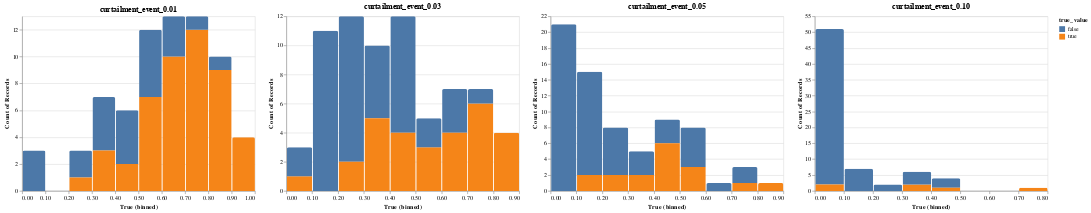

Notebook code for this chart:
### Code cell
charts = []
for col, p in predictions.items():
    c = alt.Chart(
        p, title=f"{col}",
    ).mark_bar(
        cornerRadiusTopLeft=3,
        cornerRadiusTopRight=3
    ).encode(
        alt.X("True", bin=True),
        alt.Y("count(True)"),
        alt.Color("true_value"),
    )
    charts.append(c)
alt.hconcat(*charts)

### Figure 1 — Vega-Lite specification as saved in the notebook (floating-point values rounded to 4 significant figures)
{"config": {"view": {"continuousWidth": 400, "continuousHeight": 300}}, "hconcat": [{"data": {"name": "data-6da7409d06c605cf395abdb5f3b13adc"}, "mark": {"type": "bar", "cornerRadiusTopLeft": 3, "cornerRadiusTopRight": 3}, "encoding": {"color": {"type": "nominal", "field": "true_value"}, "x": {"type": "quantitative", "bin": true, "field": "True"}, "y": {"type": "quantitative", "aggregate": "count", "field": "True"}}, "title": "curtailment_event_0.01"}, {"data": {"name": "data-9a96ec9546523ccd1e745085ad51f97e"}, "mark": {"type": "bar", "cornerRadiusTopLeft": 3, "cornerRadiusTopRight": 3}, "encoding": {"color": {"type": "nominal", "field": "true_value"}, "x": {"type": "quantitative", "bin": true, "field": "True"}, "y": {"type": "quantitative", "aggregate": "count", "field": "True"}}, "title": "curtailment_event_0.03"}, {"data": {"name": "data-e7566aa1c64d1b49d2468fe5ce2fc94a"}, "mark": {"type": "bar", "cornerRadiusTopLeft": 3, "cornerRadiusTopRight": 3}, "encoding": {"color": {"type": "nominal", "field": "true_value"}, "x": {"type": "quantitative", "bin": true, "field": "True"}, "y": {"type": "quantitative", "aggregate": "count", "field": "True"}}, "title": "curtailment_event_0.05"}, {"data": {"name": "data-465643bf1ba1812e78ab643fe1962b9b"}, "mark": {"type": "bar", "cornerRadiusTopLeft": 3, "cornerRadiusTopRight": 3}, "encoding": {"color": {"type": "nominal", "field": "true_value"}, "x": {"type": "quantitative", "bin": true, "field": "True"}, "y": {"type": "quantitative", "aggregate": "count", "field": "True"}}, "title": "curtailment_event_0.10"}], "$schema": "https://vega.github.io/schema/vega-lite/v4.8.1.json", "datasets": {"data-6da7409d06c605cf395abdb5f3b13adc": [{"False": 0.1883, "True": 0.8117, "true_value": true}, {"False": 0.9056, "True": 0.09437, "true_value": false}, {"False": 0.4645, "True": 0.5355, "true_value": true}, {"False": 0.6873, "True": 0.3127, "true_value": false}, {"False": 0.09809, "True": 0.9019, "true_value": true}, {"False": 0.1591, "True": 0.8409, "true_value": false}, {"False": 0.6723, "True": 0.3277, "true_value": true}, {"False": 0.212, "True": 0.788, "true_value": true}, {"False": 0.2759, "True": 0.7241, "true_value": true}, {"False": 0.4773, "True": 0.5227, "true_value": false}, {"False": 0.2823, "True": 0.7177, "true_value": true}, {"False": 0.3961, "True": 0.6039, "true_value": true}, {"False": 0.6939, "True": 0.3061, "true_value": false}, {"False": 0.7668, "True": 0.2332, "true_value": false}, {"False": 0.4394, "True": 0.5606, "true_value": true}, {"False": 0.6459, "True": 0.3541, "true_value": true}, {"False": 0.3503, "True": 0.6497, "true_value": true}, {"False": 0.2651, "True": 0.7349, "true_value": true}, {"False": 0.2424, "True": 0.7576, "true_value": true}, {"False": 0.6204, "True": 0.3796, "true_value": true}, {"False": 0.3383, "True": 0.6617, "true_value": true}, {"False": 0.7041, "True": 0.2959, "true_value": false}, {"False": 0.396, "True": 0.604, "true_value": true}, {"False": 0.2089, "True": 0.7911, "true_value": true}, {"False": 0.246, "True": 0.754, "true_value": true}, {"False": 0.2937, "True": 0.7063, "true_value": true}, {"False": 0.4718, "True": 0.5282, "true_value": false}, {"False": 0.175, "True": 0.825, "true_value": true}, {"False": 0.6095, "True": 0.3905, "true_value": false}, {"False": 0.2135, "True": 0.7865, "true_value": true}, {"False": 0.1172, "True": 0.8828, "true_value": true}, {"False": 0.3668, "True": 0.6332, "true_value": true}, {"False": 0.3048, "True": 0.6952, "true_value": true}, {"False": 0.4351, "True": 0.5649, "true_value": true}, {"False": 0.3799, "True": 0.6201, "true_value": false}, {"False": 0.4395, "True": 0.5605, "true_value": true}, {"False": 0.1077, "True": 0.8923, "true_value": true}, {"False": 0.4978, "True": 0.5022, "true_value": false}, {"False": 0.2217, "True": 0.7783, "true_value": false}, {"False": 0.367, "True": 0.633, "true_value": true}, {"False": 0.2493, "True": 0.7507, "true_value": true}, {"False": 0.2973, "True": 0.7027, "true_value": true}, {"False": 0.5425, "True": 0.4575, "true_value": false}, {"False": 0.3008, "True": 0.6992, "true_value": false}, {"False": 0.3621, "True": 0.6379, "true_value": true}, {"False": 0.9104, "True": 0.08958, "true_value": false}, {"False": 0.6328, "True": 0.3672, "true_value": false}, {"False": 0.5498, "True": 0.4502, "true_value": false}, {"False": 0.5161, "True": 0.4839, "true_value": true}, {"False": 0.4008, "True": 0.5992, "true_value": true}, {"False": 0.4468, "True": 0.5532, "true_value": true}, {"False": 0.197, "True": 0.803, "true_value": true}, {"False": 0.1968, "True": 0.8032, "true_value": true}, {"False": 0.2281, "True": 0.7719, "true_value": true}, {"False": 0.5773, "True": 0.4227, "true_value": false}, {"False": 0.4317, "True": 0.5683, "true_value": true}, {"False": 0.5882, "True": 0.4118, "true_value": false}, {"False": 0.08869, "True": 0.9113, "true_value": true}, {"False": 0.09656, "True": 0.9034, "true_value": true}, {"False": 0.4513, "True": 0.5487, "true_value": false}, {"False": 0.04184, "True": 0.9582, "true_value": true}, {"False": 0.3219, "True": 0.6781, "true_value": true}, {"False": 0.7956, "True": 0.2044, "true_value": true}, {"False": 0.5701, "True": 0.4299, "true_value": true}, {"False": 0.3257, "True": 0.6743, "true_value": false}, {"False": 0.184, "True": 0.816, "true_value": true}, {"False": 0.1499, "True": 0.8501, "true_value": true}, {"False": 0.9414, "True": 0.05858, "true_value": false}, {"False": 0.1361, "True": 0.8639, "true_value": true}, {"False": 0.3463, "True": 0.6537, "true_value": true}, {"False": 0.497, "True": 0.503, "true_value": false}], "data-9a96ec9546523ccd1e745085ad51f97e": [{"False": 0.7017, "True": 0.2983, "true_value": false}, {"False": 0.6758, "True": 0.3242, "true_value": false}, {"False": 0.5346, "True": 0.4654, "true_value": false}, {"False": 0.6082, "True": 0.3918, "true_value": true}, {"False": 0.6791, "True": 0.3209, "true_value": false}, {"False": 0.821, "True": 0.179, "true_value": false}, {"False": 0.1297, "True": 0.8703, "true_value": true}, {"False": 0.6748, "True": 0.3252, "true_value": false}, {"False": 0.5532, "True": 0.4468, "true_value": false}, {"False": 0.6039, "True": 0.3961, "true_value": true}, {"False": 0.198, "True": 0.802, "true_value": true}, {"False": 0.7291, "True": 0.2709, "true_value": true}, {"False": 0.6655, "True": 0.3345, "true_value": false}, {"False": 0.5267, "True": 0.4733, "true_value": false}, {"False": 0.3833, "True": 0.6167, "true_value": false}, {"False": 0.1418, "True": 0.8582, "true_value": true}, {"False": 0.4988, "True": 0.5012, "true_value": true}, {"False": 0.5541, "True": 0.4459, "true_value": false}, {"False": 0.7973, "True": 0.2027, "true_value": false}, {"False": 0.7251, "True": 0.2749, "true_value": false}, {"False": 0.8934, "True": 0.1066, "true_value": false}, {"False": 0.5701, "True": 0.4299, "true_value": true}, {"False": 0.9251, "True": 0.07494, "true_value": true}, {"False": 0.9825, "True": 0.01748, "true_value": false}, {"False": 0.3203, "True": 0.6797, "true_value": true}, {"False": 0.4577, "True": 0.5423, "true_value": true}, {"False": 0.6213, "True": 0.3787, "true_value": true}, {"False": 0.8646, "True": 0.1354, "true_value": false}, {"False": 0.2736, "True": 0.7264, "true_value": true}, {"False": 0.3985, "True": 0.6015, "true_value": true}, {"False": 0.877, "True": 0.123, "true_value": false}, {"False": 0.7384, "True": 0.2616, "true_value": true}, {"False": 0.5703, "True": 0.4297, "true_value": true}, {"False": 0.826, "True": 0.174, "true_value": false}, {"False": 0.7201, "True": 0.2799, "true_value": false}, {"False": 0.8409, "True": 0.1591, "true_value": false}, {"False": 0.5345, "True": 0.4655, "true_value": true}, {"False": 0.6015, "True": 0.3985, "true_value": true}, {"False": 0.4741, "True": 0.5259, "true_value": false}, {"False": 0.3656, "True": 0.6344, "true_value": true}, {"False": 0.2371, "True": 0.7629, "true_value": true}, {"False": 0.8813, "True": 0.1187, "true_value": false}, {"False": 0.3623, "True": 0.6377, "true_value": false}, {"False": 0.8829, "True": 0.1171, "true_value": false}, {"False": 0.8076, "True": 0.1924, "true_value": false}, {"False": 0.2947, "True": 0.7053, "true_value": true}, {"False": 0.7931, "True": 0.2069, "true_value": false}, {"False": 0.2115, "True": 0.7885, "true_value": true}, {"False": 0.3306, "True": 0.6694, "true_value": false}, {"False": 0.856, "True": 0.144, "true_value": false}, {"False": 0.2849, "True": 0.7151, "true_value": true}, {"False": 0.502, "True": 0.498, "true_value": true}, {"False": 0.7277, "True": 0.2723, "true_value": false}, {"False": 0.4191, "True": 0.5809, "true_value": false}, {"False": 0.936, "True": 0.064, "true_value": false}, {"False": 0.5536, "True": 0.4464, "true_value": false}, {"False": 0.7654, "True": 0.2346, "true_value": false}, {"False": 0.2322, "True": 0.7678, "true_value": true}, {"False": 0.7794, "True": 0.2206, "true_value": false}, {"False": 0.201, "True": 0.799, "true_value": false}, {"False": 0.86, "True": 0.14, "true_value": false}, {"False": 0.1738, "True": 0.8262, "true_value": true}, {"False": 0.775, "True": 0.225, "true_value": false}, {"False": 0.5214, "True": 0.4786, "true_value": false}, {"False": 0.3961, "True": 0.6039, "true_value": true}, {"False": 0.491, "True": 0.509, "true_value": true}, {"False": 0.6816, "True": 0.3184, "true_value": false}, {"False": 0.7838, "True": 0.2162, "true_value": false}, {"False": 0.5783, "True": 0.4217, "true_value": false}, {"False": 0.5805, "True": 0.4195, "true_value": false}, {"False": 0.6964, "True": 0.3036, "true_value": true}], "data-e7566aa1c64d1b49d2468fe5ce2fc94a": [{"False": 0.9845, "True": 0.01546, "true_value": false}, {"False": 0.9624, "True": 0.03758, "true_value": false}, {"False": 0.2338, "True": 0.7662, "true_value": false}, {"False": 0.8315, "True": 0.1685, "true_value": false}, {"False": 0.6874, "True": 0.3126, "true_value": true}, {"False": 0.4183, "True": 0.5817, "true_value": false}, {"False": 0.9246, "True": 0.07539, "true_value": false}, {"False": 0.9851, "True": 0.01489, "true_value": false}, {"False": 0.7131, "True": 0.2869, "true_value": true}, {"False": 0.5667, "True": 0.4333, "true_value": false}, {"False": 0.9086, "True": 0.09138, "true_value": false}, {"False": 0.8837, "True": 0.1163, "true_value": false}, {"False": 0.8483, "True": 0.1517, "true_value": true}, {"False": 0.8119, "True": 0.1881, "true_value": false}, {"False": 0.7234, "True": 0.2766, "true_value": false}, {"False": 0.8444, "True": 0.1556, "true_value": false}, {"False": 0.1987, "True": 0.8013, "true_value": true}, {"False": 0.2344, "True": 0.7656, "true_value": false}, {"False": 0.9633, "True": 0.03672, "true_value": false}, {"False": 0.9932, "True": 0.006778, "true_value": false}, {"False": 0.644, "True": 0.356, "true_value": false}, {"False": 0.4799, "True": 0.5201, "true_value": false}, {"False": 0.6909, "True": 0.3091, "true_value": false}, {"False": 0.7222, "True": 0.2778, "true_value": false}, {"False": 0.8647, "True": 0.1353, "true_value": false}, {"False": 0.7417, "True": 0.2583, "true_value": false}, {"False": 0.9362, "True": 0.06377, "true_value": false}, {"False": 0.8835, "True": 0.1165, "true_value": false}, {"False": 0.4599, "True": 0.5401, "true_value": true}, {"False": 0.5284, "True": 0.4716, "true_value": false}, {"False": 0.3596, "True": 0.6404, "true_value": false}, {"False": 0.4352, "True": 0.5648, "true_value": true}, {"False": 0.7539, "True": 0.2461, "true_value": false}, {"False": 0.9076, "True": 0.09239, "true_value": false}, {"False": 0.5774, "True": 0.4226, "true_value": true}, {"False": 0.5719, "True": 0.4281, "true_value": false}, {"False": 0.9489, "True": 0.05108, "true_value": false}, {"False": 0.7247, "True": 0.2753, "true_value": false}, {"False": 0.8758, "True": 0.1242, "true_value": false}, {"False": 0.9992, "True": 0.0008278, "true_value": false}, {"False": 0.5868, "True": 0.4132, "true_value": true}, {"False": 0.8785, "True": 0.1215, "true_value": false}, {"False": 0.9377, "True": 0.06225, "true_value": false}, {"False": 0.8374, "True": 0.1626, "true_value": false}, {"False": 0.8024, "True": 0.1976, "true_value": false}, {"False": 0.8629, "True": 0.1371, "true_value": false}, {"False": 0.9181, "True": 0.08188, "true_value": false}, {"False": 0.4545, "True": 0.5455, "true_value": false}, {"False": 0.7642, "True": 0.2358, "true_value": false}, {"False": 0.9286, "True": 0.07141, "true_value": false}, {"False": 0.9345, "True": 0.06551, "true_value": false}, {"False": 0.9524, "True": 0.0476, "true_value": false}, {"False": 0.5862, "True": 0.4138, "true_value": true}, {"False": 0.8591, "True": 0.1409, "true_value": true}, {"False": 0.9404, "True": 0.05959, "true_value": false}, {"False": 0.4666, "True": 0.5334, "true_value": false}, {"False": 0.5059, "True": 0.4941, "true_value": true}, {"False": 0.9821, "True": 0.01791, "true_value": false}, {"False": 0.6221, "True": 0.3779, "true_value": false}, {"False": 0.5664, "True": 0.4336, "true_value": true}, {"False": 0.2142, "True": 0.7858, "true_value": true}, {"False": 0.6601, "True": 0.3399, "true_value": true}, {"False": 0.9555, "True": 0.04453, "true_value": false}, {"False": 0.7867, "True": 0.2133, "true_value": true}, {"False": 0.9606, "True": 0.0394, "true_value": false}, {"False": 0.4412, "True": 0.5588, "true_value": true}, {"False": 0.5652, "True": 0.4348, "true_value": true}, {"False": 0.8456, "True": 0.1544, "true_value": false}, {"False": 0.8905, "True": 0.1095, "true_value": false}, {"False": 0.419, "True": 0.581, "true_value": false}, {"False": 0.9272, "True": 0.07276, "true_value": false}], "data-465643bf1ba1812e78ab643fe1962b9b": [{"False": 0.9524, "True": 0.04761, "true_value": false}, {"False": 0.9781, "True": 0.02186, "true_value": false}, {"False": 0.9146, "True": 0.08544, "true_value": false}, {"False": 0.9003, "True": 0.09969, "true_value": false}, {"False": 0.982, "True": 0.01803, "true_value": false}, {"False": 0.9962, "True": 0.003812, "true_value": false}, {"False": 0.9751, "True": 0.02491, "true_value": false}, {"False": 0.262, "True": 0.738, "true_value": true}, {"False": 0.6995, "True": 0.3005, "true_value": true}, {"False": 0.9375, "True": 0.0625, "true_value": false}, {"False": 0.9826, "True": 0.0174, "true_value": false}, {"False": 0.9909, "True": 0.009091, "true_value": false}, {"False": 0.9785, "True": 0.02153, "true_value": false}, {"False": 0.9584, "True": 0.04161, "true_value": false}, {"False": 0.928, "True": 0.07198, "true_value": false}, {"False": 0.9404, "True": 0.0596, "true_value": false}, {"False": 0.9428, "True": 0.0572, "true_value": false}, {"False": 0.9475, "True": 0.05245, "true_value": false}, {"False": 0.8609, "True": 0.1391, "true_value": false}, {"False": 0.9908, "True": 0.009244, "true_value": false}, {"False": 0.9928, "True": 0.007243, "true_value": false}, {"False": 0.5076, "True": 0.4924, "true_value": false}, {"False": 0.9628, "True": 0.03722, "true_value": false}, {"False": 0.9316, "True": 0.06843, "true_value": true}, {"False": 0.9341, "True": 0.06591, "true_value": true}, {"False": 0.9583, "True": 0.04171, "true_value": false}, {"False": 0.9609, "True": 0.0391, "true_value": false}, {"False": 0.8207, "True": 0.1793, "true_value": false}, {"False": 0.8931, "True": 0.1069, "true_value": false}, {"False": 0.5913, "True": 0.4087, "true_value": false}, {"False": 0.8913, "True": 0.1087, "true_value": false}, {"False": 0.9745, "True": 0.02549, "true_value": false}, {"False": 0.9365, "True": 0.06353, "true_value": false}, {"False": 0.9801, "True": 0.0199, "true_value": false}, {"False": 0.7971, "True": 0.2029, "true_value": false}, {"False": 0.9919, "True": 0.008142, "true_value": false}, {"False": 0.8063, "True": 0.1937, "true_value": false}, {"False": 0.985, "True": 0.01502, "true_value": false}, {"False": 0.9847, "True": 0.01534, "true_value": false}, {"False": 0.6716, "True": 0.3284, "true_value": false}, {"False": 0.5202, "True": 0.4798, "true_value": true}, {"False": 0.9628, "True": 0.03716, "true_value": false}, {"False": 0.9983, "True": 0.001664, "true_value": false}, {"False": 0.626, "True": 0.374, "true_value": false}, {"False": 0.5866, "True": 0.4134, "true_value": false}, {"False": 0.9447, "True": 0.05529, "true_value": false}, {"False": 0.9486, "True": 0.05145, "true_value": false}, {"False": 0.9776, "True": 0.02235, "true_value": false}, {"False": 0.983, "True": 0.01702, "true_value": false}, {"False": 0.8381, "True": 0.1619, "true_value": false}, {"False": 0.9609, "True": 0.03914, "true_value": false}, {"False": 0.94, "True": 0.06003, "true_value": false}, {"False": 0.976, "True": 0.02404, "true_value": false}, {"False": 0.7769, "True": 0.2231, "true_value": false}, {"False": 1.0, "True": 4.728e-05, "true_value": false}, {"False": 0.9374, "True": 0.06264, "true_value": false}, {"False": 0.6215, "True": 0.3785, "true_value": false}, {"False": 0.9058, "True": 0.09424, "true_value": false}, {"False": 0.982, "True": 0.01798, "true_value": false}, {"False": 0.9493, "True": 0.05072, "true_value": false}, {"False": 0.984, "True": 0.01602, "true_value": false}, {"False": 0.6958, "True": 0.3042, "true_value": false}, {"False": 0.9661, "True": 0.03388, "true_value": false}, {"False": 0.6338, "True": 0.3662, "true_value": true}, {"False": 0.9645, "True": 0.0355, "true_value": false}, {"False": 0.9927, "True": 0.007276, "true_value": false}, {"False": 0.956, "True": 0.04399, "true_value": false}, {"False": 0.941, "True": 0.05898, "true_value": false}, {"False": 0.9729, "True": 0.02709, "true_value": false}, {"False": 0.8254, "True": 0.1746, "true_value": false}, {"False": 0.9602, "True": 0.03979, "true_value": false}]}}
